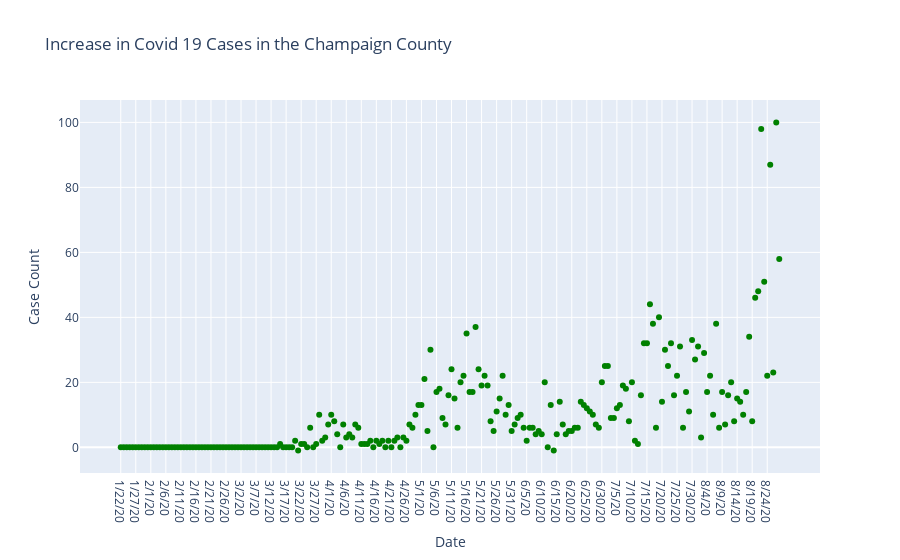

Notebook cell for this chart:
### Code cell
pyo.offline.init_notebook_mode(connected=True)
fig = go.Figure()
fig.add_trace(go.Scatter(x=dates, y=change,
                    line_color='#008000',
                    mode='markers',
                    name='lines'
                        ))
fig.update_layout(
    title="Increase in Covid 19 Cases in the Champaign County",
    xaxis_title="Date",
    yaxis_title="Case Count",
)

### Figure 1 — Plotly figure (JSON) as saved in the notebook; plotly's stock layout.template omitted (floating-point values rounded to 4 significant figures; data arrays with more than 128 entries replaced by an {"elided": "..."} marker saying what was removed)
{"data": [{"line": {"color": "#008000"}, "mode": "markers", "name": "lines", "type": "scatter", "x": {"elided": "221 str values"}, "y": {"elided": "220 int values"}}], "layout": {"title": {"text": "Increase in Covid 19 Cases in the Champaign County"}, "xaxis": {"title": {"text": "Date"}}, "yaxis": {"title": {"text": "Case Count"}}}}
